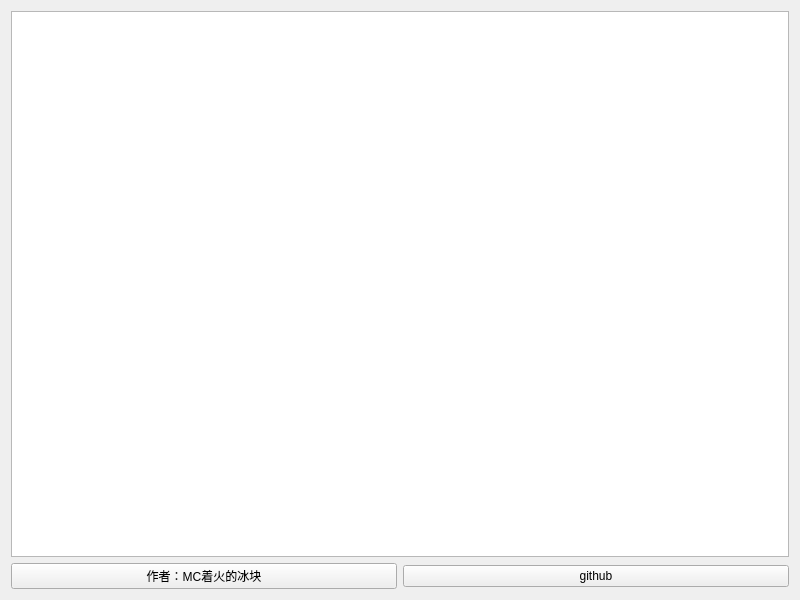
<?xml version="1.0" encoding="UTF-8"?>
<ui version="4.0">
 <class>Help</class>
 <widget class="QWidget" name="Help">
  <property name="geometry">
   <rect>
    <x>0</x>
    <y>0</y>
    <width>800</width>
    <height>600</height>
   </rect>
  </property>
  <property name="windowTitle">
   <string>Form</string>
  </property>
  <layout class="QGridLayout" name="gridLayout_2">
   <item row="0" column="0">
    <widget class="TextEdit" name="TextEdit_help">
     <property name="readOnly">
      <bool>true</bool>
     </property>
    </widget>
   </item>
   <item row="1" column="0">
    <layout class="QGridLayout" name="gridLayout">
     <item row="0" column="0">
      <widget class="HyperlinkButton" name="HyperlinkButton_author">
       <property name="text">
        <string>作者：MC着火的冰块</string>
       </property>
       <property name="url">
        <url>
         <string>https://space.bilibili.com/551409211</string>
        </url>
       </property>
      </widget>
     </item>
     <item row="0" column="1">
      <widget class="HyperlinkButton" name="HyperlinkButton_github">
       <property name="text">
        <string>github</string>
       </property>
       <property name="url">
        <url>
         <string>https://github.com/zhdbk/GeometryCalculator</string>
        </url>
       </property>
      </widget>
     </item>
    </layout>
   </item>
  </layout>
 </widget>
 <customwidgets>
  <customwidget>
   <class>HyperlinkButton</class>
   <extends>PushButton</extends>
   <header>qfluentwidgets</header>
  </customwidget>
  <customwidget>
   <class>PushButton</class>
   <extends>QPushButton</extends>
   <header>qfluentwidgets</header>
  </customwidget>
  <customwidget>
   <class>TextEdit</class>
   <extends>QTextEdit</extends>
   <header>qfluentwidgets</header>
  </customwidget>
 </customwidgets>
 <resources/>
 <connections/>
</ui>
